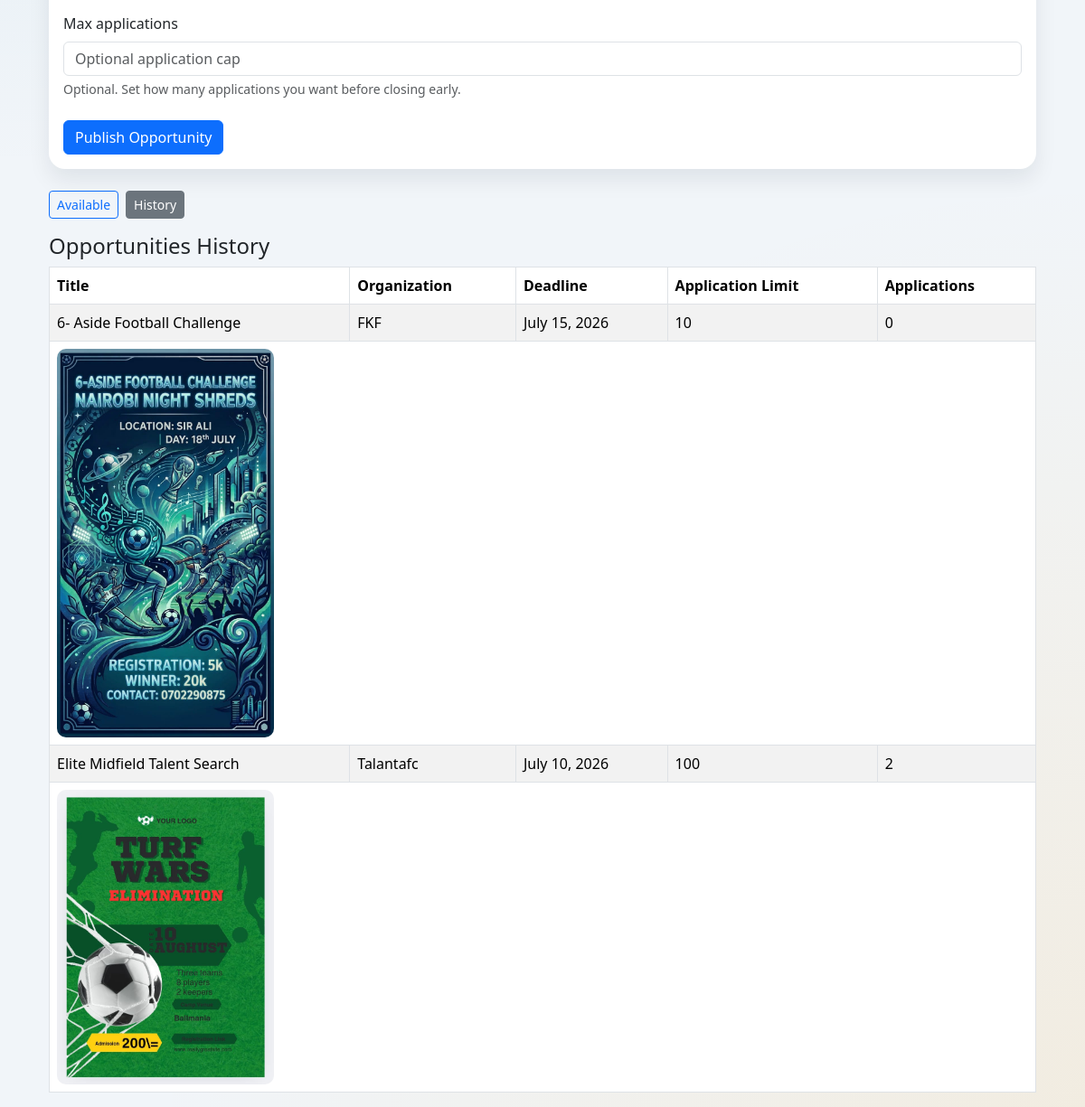
Before: /opportunities/post/?view=history (signed in, lower part) with the older database file.
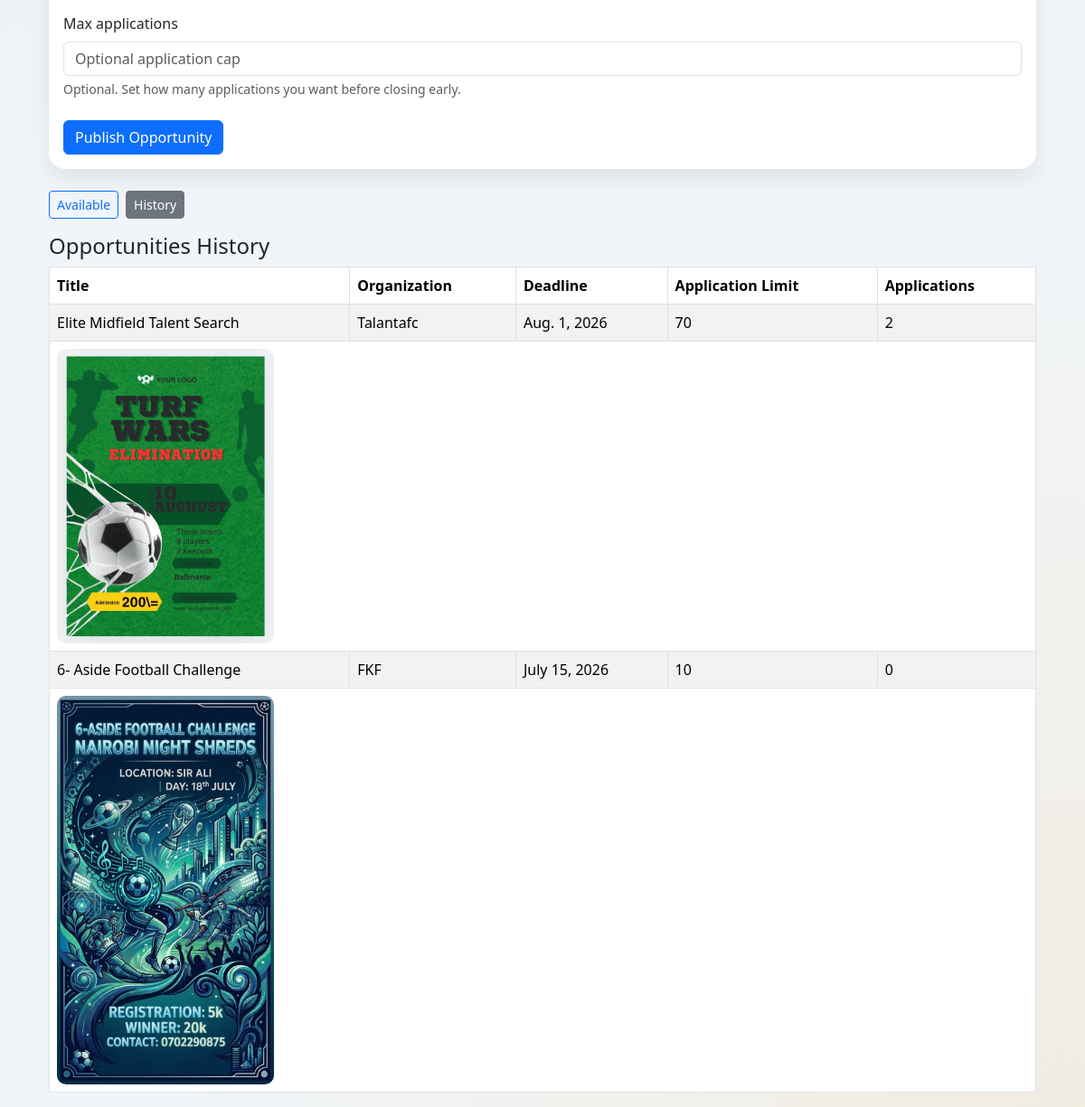
After: the same page with the newer database file.
### opportunities/models.py (models this page shows, shortened)
class Opportunity(models.Model):
	scout = models.ForeignKey(
		settings.AUTH_USER_MODEL,
		on_delete=models.CASCADE,
		related_name='posted_opportunities',
	)
	title = models.CharField(max_length=150)
	organization = models.CharField(max_length=150)
	description = models.TextField()
	poster_image = models.ImageField(upload_to='opportunity_posters/', blank=True, null=True)
	location = models.CharField(max_length=120)
	deadline = models.DateField()
	max_applications = models.PositiveIntegerField(blank=True, null=True)
	is_active = models.BooleanField(default=True)
	created_at = models.DateTimeField(auto_now_add=True)
	updated_at = models.DateTimeField(auto_now=True)
	class Meta:
		ordering = ['-created_at']

### opportunities/views.py (the view)
# urls.py: path('post/', views.post_opportunity, name='post_opportunity'),
@login_required
def post_opportunity(request):
	if request.user.role != 'scout':
		messages.error(request, 'Only scouts can post opportunities.')
		return redirect('player_dashboard')
	_auto_expire_passed_deadline_opportunities()
	selected_view = request.GET.get('view', 'available').strip().lower()
	if selected_view not in {'available', 'history'}:
		selected_view = 'available'
	is_verified = getattr(request.user.scout_profile, 'verified', False)
	if not is_verified:
		messages.warning(request, 'Your scout account is pending verification. Posting is disabled until approved by admin.')
	if request.method == 'POST':
		if not is_verified:
			return redirect('post_opportunity')
		form = OpportunityForm(request.POST, request.FILES, scout=request.user)
		if form.is_valid():
			opportunity = form.save(commit=False)
			opportunity.scout = request.user
			opportunity.save()
			messages.success(request, 'Opportunity posted successfully.')
			return redirect('post_opportunity')
	else:
		form = OpportunityForm(scout=request.user)
	available_opportunities = Opportunity.objects.filter(scout=request.user, is_active=True).order_by('deadline', '-created_at')
	history_opportunities = Opportunity.objects.filter(scout=request.user, is_active=False).order_by('-updated_at', '-created_at')
	return render(
		request,
		'scouts/postopportunity.html',
		{
			'form': form,
			'available_opportunities': available_opportunities,
			'history_opportunities': history_opportunities,
			'selected_view': selected_view,
			'is_verified': is_verified,
		},
	)

### opportunities/forms.py (shortened to what this page needs)
class OpportunityForm(forms.ModelForm):
    def __init__(self, *args, **kwargs):
        self.scout = kwargs.pop('scout', None)
        super().__init__(*args, **kwargs)
        self.fields['max_applications'].required = False
        self.fields['max_applications'].help_text = 'Optional. Set how many applications you want before closing early.'
    class Meta:
        model = Opportunity
        fields = ['title', 'organization', 'description', 'poster_image', 'location', 'deadline', 'max_applications']
        widgets = {
            'title': forms.TextInput(attrs={'placeholder': 'Opportunity title'}),
            'organization': forms.TextInput(attrs={'placeholder': 'Club or organization name'}),
            'description': forms.Textarea(attrs={'rows': 4, 'placeholder': 'Describe requirements and details'}),
            'location': forms.TextInput(attrs={'placeholder': 'City or area'}),
            'deadline': forms.DateInput(attrs={'type': 'date', 'min': timezone.localdate().isoformat()}),
            'max_applications': forms.NumberInput(attrs={'min': 1, 'placeholder': 'Optional application cap'}),
        }

### templates/scouts/postopportunity.html (shortened to what this page needs)
{% extends 'base.html' %}
{% load crispy_forms_tags %}
{% block content %}
<div class="container mt-4">
	<div class="card mb-4">
		<div class="card-body">
			<form method="post" enctype="multipart/form-data" novalidate>
				{{ form|crispy }}
				{% if is_verified %}
					<button type="submit" class="btn btn-primary mt-2">Publish Opportunity</button>
				{% else %}
					<button type="button" class="btn btn-secondary mt-2" disabled>Publish Opportunity (Awaiting Verification)</button>
				{% endif %}
			</form>
		</div>
	</div>
	<div class="d-flex gap-2 mb-3">
		<a href="{% url 'post_opportunity' %}?view=available" class="btn btn-sm {% if selected_view == 'available' %}btn-primary{% else %}btn-outline-primary{% endif %}">Available</a>
		<a href="{% url 'post_opportunity' %}?view=history" class="btn btn-sm {% if selected_view == 'history' %}btn-secondary{% else %}btn-outline-secondary{% endif %}">History</a>
	</div>
	{% if selected_view == 'available' %}
	<h4>Available Opportunities</h4>
		{% if available_opportunities %}
		<div class="table-responsive">
			<table class="table table-bordered table-striped">
				<thead>
					<tr>
						<th>Title</th>
						<th>Organization</th>
						<th>Deadline</th>
						<th>Application Limit</th>
						<th>Applications</th>
					</tr>
				</thead>
				<tbody>
					{% for opportunity in available_opportunities %}
						<tr>
							<td>{{ opportunity.title }}</td>
							<td>{{ opportunity.organization }}</td>
							<td>{{ opportunity.deadline }}</td>
							<td>{{ opportunity.max_applications|default:'Not set' }}</td>
							<td>{{ opportunity.applications.count }}</td>
						</tr>
						{% if opportunity.poster_image %}
						<tr>
							<td colspan="5">
								<img src="{{ opportunity.poster_image.url }}" alt="{{ opportunity.title }} poster" style="max-width: 240px; border-radius: 10px;">
							</td>
						</tr>
						{% endif %}
					{% endfor %}
				</tbody>
			</table>
		</div>
		{% else %}
			<div class="alert alert-info">No active opportunities posted right now.</div>
		{% endif %}
	{% else %}
		<h4>Opportunities History</h4>
		{% if history_opportunities %}
		<div class="table-responsive">
			<table class="table table-bordered table-striped">
				<thead>
					<tr>
						<th>Title</th>
						<th>Organization</th>
						<th>Deadline</th>
						<th>Application Limit</th>
						<th>Applications</th>
					</tr>
				</thead>
				<tbody>
					{% for opportunity in history_opportunities %}
						<tr>
							<td>{{ opportunity.title }}</td>
							<td>{{ opportunity.organization }}</td>
							<td>{{ opportunity.deadline }}</td>
							<td>{{ opportunity.max_applications|default:'Not set' }}</td>
							<td>{{ opportunity.applications.count }}</td>
						</tr>
						{% if opportunity.poster_image %}
						<tr>
							<td colspan="5">
								<img src="{{ opportunity.poster_image.url }}" alt="{{ opportunity.title }} poster" style="max-width: 240px; border-radius: 10px;">
							</td>
						</tr>
						{% endif %}
					{% endfor %}
				</tbody>
			</table>
		</div>
		{% else %}
			<div class="alert alert-light border">No expired opportunities in history yet.</div>
		{% endif %}
	{% endif %}
</div>
{% endblock %}

Changed rows visible on the page:
changed Opportunity "Elite Midfield Talent Search": deadline "July 10, 2026" → "Aug. 1, 2026"; max_applications "100" → "70"; moves up the list
